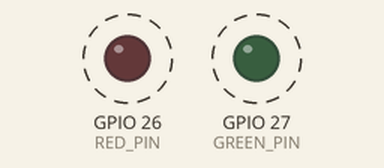
Recording of a sketch running on a simulated ESP32. On the bench: output pins drawn as LEDs (lit = HIGH). Dashed ring = blinking.

Above: at 0.06 s.
Timing chart, 0 to 3.0 s (numbered marks = the images above):
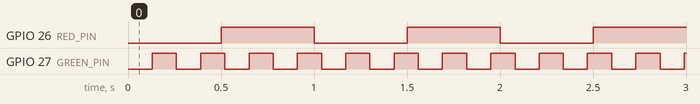

Measured:
- by itself, GPIO 26 (RED_PIN): alternates HIGH for 0.50 s and LOW for 0.50 s
- by itself, GPIO 27 (GREEN_PIN): alternates HIGH for 0.13 s and LOW for 0.13 s

The sketch:

solution_millis.ino
```cpp
// Lab 1 - Try-this solution: two LEDs at two different rates WITHOUT delay()
// Red LED on GPIO 26 toggles every 500 ms, green LED on GPIO 27 every 130 ms.

const int RED_PIN = 26;
const int GREEN_PIN = 27;

unsigned long lastRed = 0, lastGreen = 0;   // time of the last toggle
bool redOn = false, greenOn = false;

void setup() {
  pinMode(RED_PIN, OUTPUT);
  pinMode(GREEN_PIN, OUTPUT);
}

void loop() {
  unsigned long now = millis();             // ms since the board started

  if (now - lastRed >= 500) {               // is it time to toggle red?
    lastRed = now;
    redOn = !redOn;
    digitalWrite(RED_PIN, redOn);
  }
  if (now - lastGreen >= 130) {             // is it time to toggle green?
    lastGreen = now;
    greenOn = !greenOn;
    digitalWrite(GREEN_PIN, greenOn);
  }
  // loop() never blocks, so the CPU is free to do other work here
}
```
